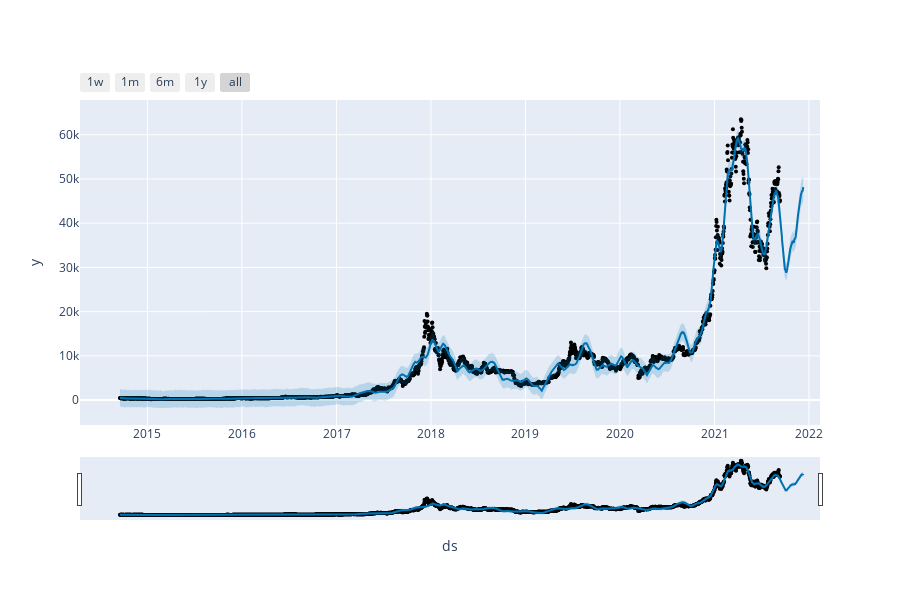

This figure's notebook cell:
### Code cell
#Importing facebook inbuilt library for plotting data
from fbprophet.plot import plot_plotly
#Plot the data
plot_plotly(fbp, forecast)

### Figure 1 — Plotly figure (JSON) as saved in the notebook; plotly's stock layout.template omitted (floating-point values rounded to 4 significant figures; data arrays with more than 128 entries replaced by an {"elided": "..."} marker saying what was removed)
{"data": [{"marker": {"color": "black", "size": 4}, "mode": "markers", "name": "Actual", "type": "scatter", "x": {"elided": "2548 str values"}, "y": {"elided": "2548 float values"}}, {"hoverinfo": "skip", "line": {"width": 0}, "mode": "lines", "type": "scatter", "x": {"elided": "2642 str values"}, "y": {"elided": "2642 float values"}}, {"fill": "tonexty", "fillcolor": "rgba(0, 114, 178, 0.2)", "line": {"color": "#0072B2", "width": 2}, "mode": "lines", "name": "Predicted", "type": "scatter", "x": {"elided": "2642 str values"}, "y": {"elided": "2642 float values"}}, {"fill": "tonexty", "fillcolor": "rgba(0, 114, 178, 0.2)", "hoverinfo": "skip", "line": {"width": 0}, "mode": "lines", "type": "scatter", "x": {"elided": "2642 str values"}, "y": {"elided": "2642 float values"}}], "layout": {"height": 600, "showlegend": false, "width": 900, "xaxis": {"rangeselector": {"buttons": [{"count": 7, "label": "1w", "step": "day", "stepmode": "backward"}, {"count": 1, "label": "1m", "step": "month", "stepmode": "backward"}, {"count": 6, "label": "6m", "step": "month", "stepmode": "backward"}, {"count": 1, "label": "1y", "step": "year", "stepmode": "backward"}, {"step": "all"}]}, "rangeslider": {"visible": true}, "title": {"text": "ds"}, "type": "date"}, "yaxis": {"title": {"text": "y"}}}}
